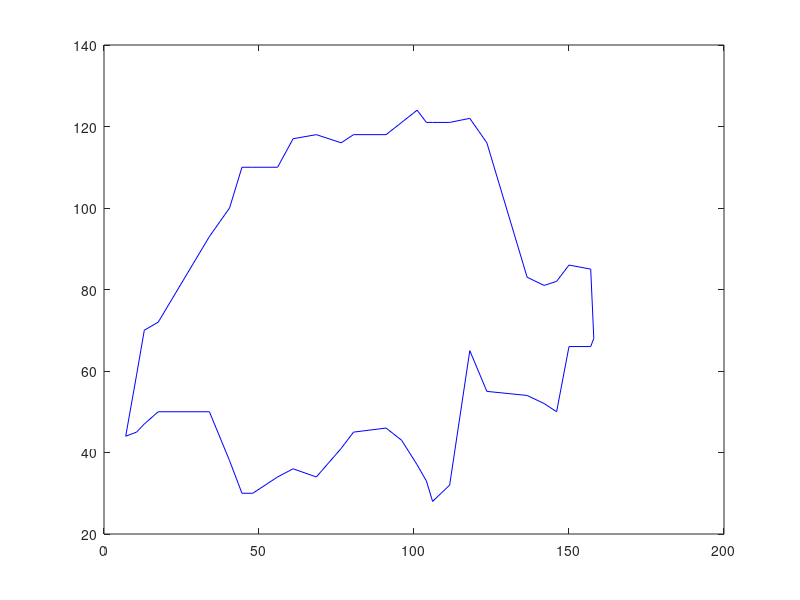

Write MATLAB code to recreate this figure.
%定义初始值
x=[7.0,10.5,13.0,17.5,34,40.5,44.5,48,56,61,68.5,76.5,80.5,91,96,101,104,106,111.5,118,123.5,136.5,142,146,150,157,158];
y1=[44,45,47,50,50,38,30,30,34,36,34,41,45,46,43,37,33,28,32,65,55,54,52,50,66,66,68];
y2=[44,59,70,72,93,100,110,110,110,117,118,116,118,118,121,124,121,121,121,122,116,83,81,82,86,85,68];
%定义微分间隔
d=0.01;
dx=7:d:158;
%插值
y1_=interp1(x,y1,dx,'linear');
y2_=interp1(x,y2,dx,'linear');
s=sum(y2_-y1_)*d/18^2*1600;
%输出结果
fprintf('The sum of the differences between the two curves is %.2f km^2\n',s);
plot(x,y1,'b',x,y2,'b');